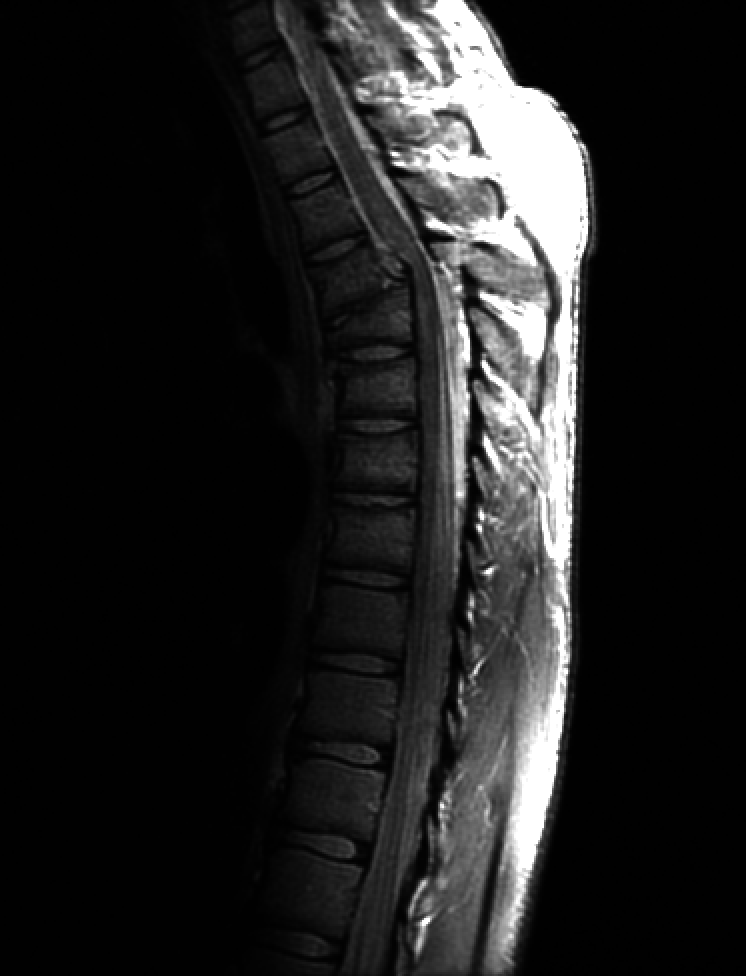
%> input picture HW2/Fig0308(a)(fractured_spine).tif, 746 x 976 px
$ octave P8.m   (GNU Octave 9; MATLAB toolbox functions it lacks are replaced by stand-ins)
%> lines starting %> are read from the running program, lines starting %| are printed output that depends on the picture
clc
clear
close all
img = imread('Fig0308(a)(fractured_spine).tif');
%> img is the input picture: size 976x746 uint8; min 0, max 255, mean 32.6
histogram = imhist(img);
%> histogram = 256 values, max 407152 at index 2, min 0 at index 60, mean 2844.1

cdf = cumsum(histogram);
%> cdf = 256 values from 10592 to 728096
cdf_norm = cdf / numel(img);
%> cdf_norm = 256 values from 0.0145 to 1

T = uint8(255 * cdf_norm);
%> T = 256 values from 4 to 255
img_eh = T(img + 1);
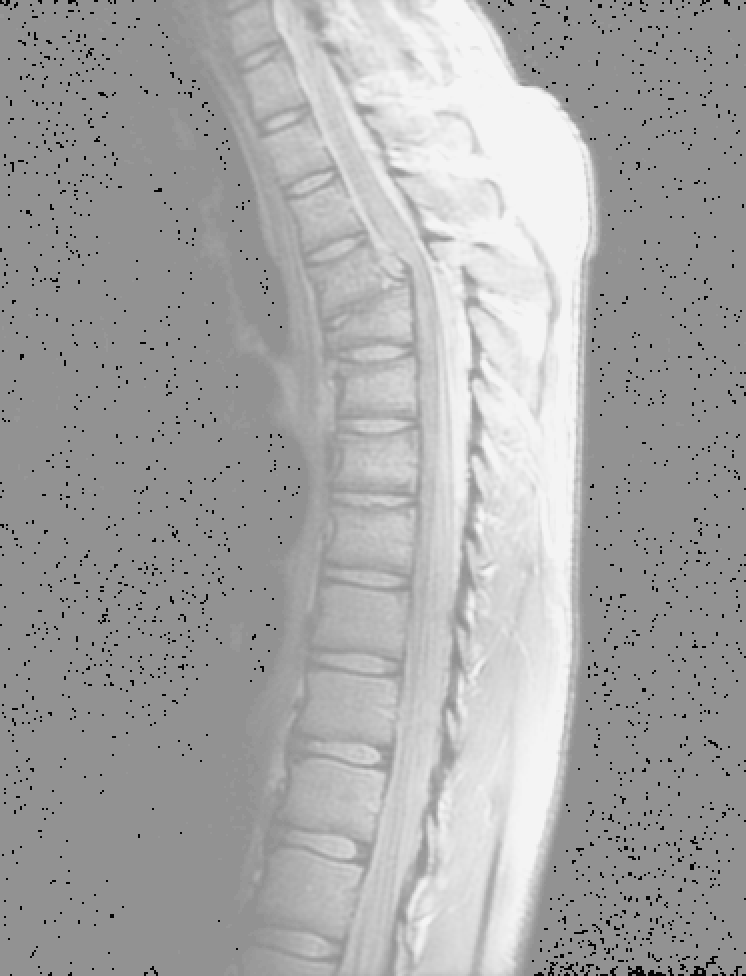
%> img_eh: size 976x746 uint8; min 4, max 244, mean 167.2

figure;
subplot(2, 3, 1);
imshow(img);
title('original');
subplot(2, 3, 2);

imhist(histogram);
title('histogram');
subplot(2, 3, 3);

plot(T);
xlim([0, 255]);
ylim([0, 255]);
title('hist-eq trans-function');

subplot(2, 3, 4);
imshow(img_eh);
title('Enhanced img');

subplot(2, 3, 5);
imhist(img_eh);
title('Enhanced Histogram');
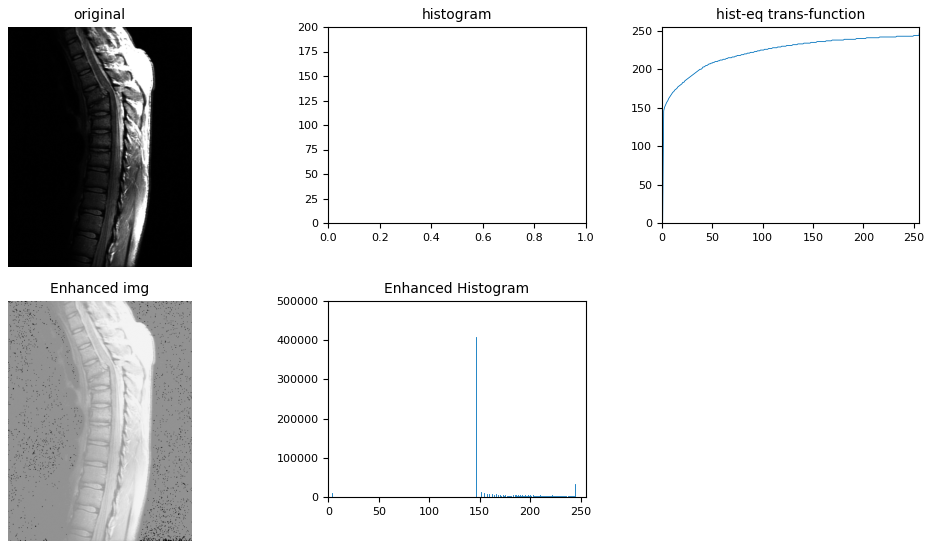
%> figure redrawn from the program's plot data, 5 panels
